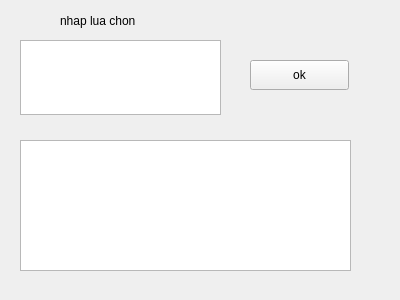
<?xml version="1.0" encoding="UTF-8"?>
<ui version="4.0">
 <class>Form</class>
 <widget class="QWidget" name="Form">
  <property name="geometry">
   <rect>
    <x>0</x>
    <y>0</y>
    <width>400</width>
    <height>300</height>
   </rect>
  </property>
  <property name="windowTitle">
   <string>Form</string>
  </property>
  <widget class="QTextEdit" name="textEdit">
   <property name="geometry">
    <rect>
     <x>20</x>
     <y>40</y>
     <width>201</width>
     <height>75</height>
    </rect>
   </property>
  </widget>
  <widget class="QPushButton" name="pushButton">
   <property name="geometry">
    <rect>
     <x>250</x>
     <y>60</y>
     <width>99</width>
     <height>30</height>
    </rect>
   </property>
   <property name="text">
    <string>ok</string>
   </property>
  </widget>
  <widget class="QTextBrowser" name="textBrowser">
   <property name="geometry">
    <rect>
     <x>20</x>
     <y>140</y>
     <width>331</width>
     <height>131</height>
    </rect>
   </property>
  </widget>
  <widget class="QLabel" name="label">
   <property name="geometry">
    <rect>
     <x>60</x>
     <y>10</y>
     <width>151</width>
     <height>22</height>
    </rect>
   </property>
   <property name="text">
    <string>nhap lua chon</string>
   </property>
  </widget>
 </widget>
 <resources/>
 <connections/>
</ui>
